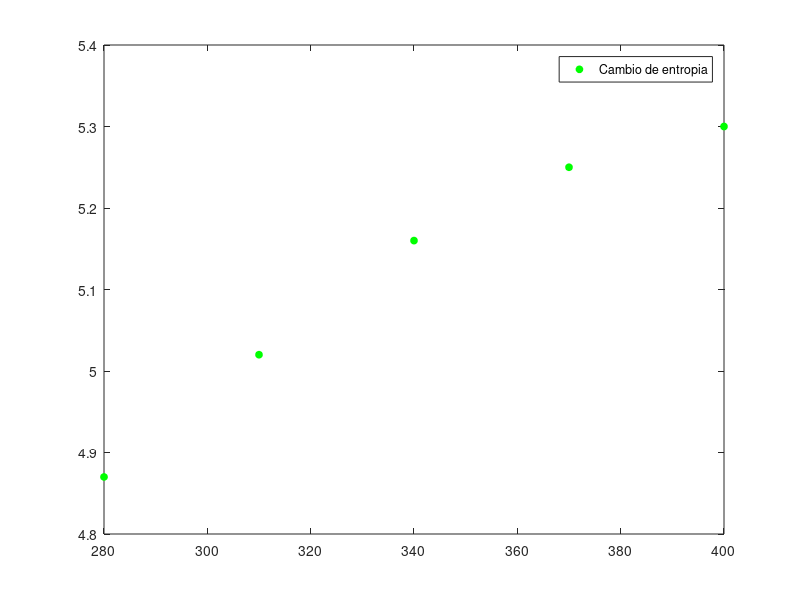

This chart was generated by the following MATLAB code: (Note: this script raises an error after producing the figure.)
clear all
clc
t=[280,310,340,370,400];
cp=[4.87,5.02,5.16,5.25,5.30];
%graficamos
figure(1)
plot(t,cp,'o','MarkerSize',5,'MarkerFaceColor','g','MarkerEdgeColor','g');
legend('Cambio de entropia');
%calculo con pocos puntos
syms X
P=0;
for j=1:length(t)
    L=1;
    for i=1:length(t)
        if i~=j
            L=L*(X-t(i))/(t(j)-t(i));
        end
    end
    P=P+expand(L)*cp(j);
end
L=expand(L);
P=vpa(P,8)
figure(1)
hold on
ezplot(P,[min(t):max(t)]);
legend('Puntos de los datos','Función obtenida');
%caluclo de la integral trapecio
f=@(x)(2.5720165e-9*x^4 - 0.000003590535*x^3 + 0.0018483025*x^2 + 0.41209362*x + 38.359671);
a=300;b=380;
k=100000;%cuantas vecesse va a plicar la formula
s=0;
h=(b-a)/k;
for i=1:k-1
    s=s+f(a+i*h);
end
format long
I=h/2*(f(a)+2*s+f(b))
%Para simpson 1/3
h=(b-a)/(2*k);
s1=0;s2=0;
for i=1:2*k-1
    if rem(i,2)==0
        s2=s2+f(a+i*h);
    else
        s1=s1+f(a+i*h);
    end
end
Is=h/3*(f(a)+4*s1+2*s2+f(b))
%Para simpson 3/8
h=(b-a)/(3*k);
s1=0;s2=0;
for i=1:3*k-1
    if rem(i,3)==0
        s2=s2+f(a+i*h);
    else
        s1=s1+f(a+i*h);
    end
end
   % Is=h/3*(f(a)+3*s1+2*s2+f(b))
    format long
Is=(3*h)/8*(f(a)+3*s1+2*s2+f(b))
